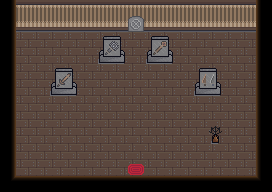

This is a level from a 2D game, rendered from its Tiled map with the project's own tilesets. A one-line summary and the complete map file follow:
An orthogonal 17x12 tile map with 16x16 px tiles, 6 tile layers (Tile Layer 1, Lower, ZSHADOWDOWN, Higher, ...), 10 tilesets and 20 objects (PLAYER_START, PLAYER_START_C2_P2, PLAYER_START_NO, Justin, Jaxon_1, ...).

<map version="1.0" tiledversion="1.1.5" orientation="orthogonal" renderorder="right-down" width="17" height="12" tilewidth="16" tileheight="16" infinite="0" nextobjectid="23">
 <tileset firstgid="1" name="Wood_Floor" tilewidth="16" tileheight="16" tilecount="1" columns="1">
  <image source="Game/Tiles/Inside/Wood_Floor/Wood_Floor.png" width="16" height="16" />
 </tileset>
 <tileset firstgid="2" name="Border" tilewidth="16" tileheight="16" tilecount="10" columns="2">
  <image source="Game/Tiles/Inside/Border.png" width="32" height="80" />
 </tileset>
 <tileset firstgid="12" name="Wooden_Wall" tilewidth="16" tileheight="16" tilecount="3" columns="1">
  <image source="Game/Tiles/Inside/Wooden_Wall/Wooden_Wall.png" width="16" height="48" />
 </tileset>
 <tileset firstgid="15" name="Dagger_Display" tilewidth="16" tileheight="16" tilecount="4" columns="2">
  <image source="Game/Tiles/Inside/Display_Case/Dagger_Display.png" width="32" height="32" />
 </tileset>
 <tileset firstgid="19" name="Mace_Display" tilewidth="16" tileheight="16" tilecount="4" columns="2">
  <image source="Game/Tiles/Inside/Display_Case/Mace_Display.png" width="32" height="32" />
 </tileset>
 <tileset firstgid="23" name="Staff_Display" tilewidth="16" tileheight="16" tilecount="4" columns="2">
  <image source="Game/Tiles/Inside/Display_Case/Staff_Display.png" width="32" height="32" />
 </tileset>
 <tileset firstgid="27" name="Sword_Display" tilewidth="16" tileheight="16" tilecount="4" columns="2">
  <image source="Game/Tiles/Inside/Display_Case/Sword_Display.png" width="32" height="32" />
 </tileset>
 <tileset firstgid="31" name="Carpet" tilewidth="16" tileheight="16" tilecount="1" columns="1">
  <image source="Game/Tiles/Inside/Carpet/Carpet.png" width="16" height="16" />
 </tileset>
 <tileset firstgid="32" name="Steel_Door" tilewidth="16" tileheight="16" tilecount="5" columns="5">
  <image source="Game/Tiles/Inside/Steel_Door/Steel_Door.png" width="80" height="16" />
 </tileset>
 <tileset firstgid="37" name="Book_Stand" tilewidth="16" tileheight="16" tilecount="4" columns="2">
  <image source="Game/Tiles/Inside/Book_Stand/Book_Stand.png" width="32" height="32" />
 </tileset>
 <layer name="Tile Layer 1" width="17" height="12">
  <data encoding="csv">
1073741826,12,12,12,12,12,12,12,12,12,12,12,12,12,12,12,2147483650,
1073741826,14,14,14,14,14,14,14,14,14,14,14,14,14,14,14,2147483650,
1073741826,1,1,1,1,1,1,1,1,1,1,1,1,1,1,1,2147483650,
1073741826,1,1,1,1,1,1,1,1,1,1,1,1,1,1,1,2147483650,
1073741826,1,1,1,1,1,1,1,1,1,1,1,1,1,1,1,2147483650,
1073741826,1,1,1,1,1,1,1,1,1,1,1,1,1,1,1,2147483650,
1073741826,1,1,1,1,1,1,1,1,1,1,1,1,1,1,1,2147483650,
1073741826,1,1,1,1,1,1,1,1,1,1,1,1,1,1,1,2147483650,
1073741826,1,1,1,1,1,1,1,1,1,1,1,1,1,1,1,2147483650,
1073741826,1,1,1,1,1,1,1,1,1,1,1,1,1,1,1,2147483650,
1073741826,1,1,1,1,1,1,1,1,1,1,1,1,1,1,1,2147483650,
1610612740,3758096386,3758096386,3758096386,3758096386,3758096386,3758096386,3758096386,3758096386,3758096386,3758096386,3758096386,3758096386,3758096386,3758096386,3758096386,3221225476
</data>
 </layer>
 <layer name="Lower" width="17" height="12">
  <data encoding="csv">
0,0,0,0,0,0,0,0,0,0,0,0,0,0,0,0,0,
0,0,0,0,0,0,0,0,0,0,0,0,0,0,0,0,0,
0,0,0,0,0,0,0,0,0,0,0,0,0,0,0,0,0,
0,0,0,0,0,0,0,0,0,0,0,0,0,0,0,0,0,
0,0,0,0,0,0,0,0,0,0,0,0,0,0,0,0,0,
0,0,0,0,0,0,0,0,0,0,0,0,0,0,0,0,0,
0,0,0,0,0,0,0,0,0,0,0,0,0,0,0,0,0,
0,0,0,0,0,0,0,0,0,0,0,0,0,0,0,0,0,
0,0,0,0,0,0,0,0,0,0,0,0,0,0,0,0,0,
0,0,0,0,0,0,0,0,0,0,0,0,0,0,0,0,0,
0,0,0,0,0,0,0,0,31,0,0,0,0,0,0,0,0,
0,0,0,0,0,0,0,0,0,0,0,0,0,0,0,0,0
</data>
 </layer>
 <layer name="ZSHADOWDOWN" width="17" height="12">
  <data encoding="csv">
0,0,0,0,0,0,0,0,0,0,0,0,0,0,0,0,0,
0,0,0,0,0,0,0,0,0,0,0,0,0,0,0,0,0,
0,0,0,0,0,0,0,0,0,0,0,0,0,0,0,0,0,
0,0,0,0,0,0,0,0,0,0,0,0,0,0,0,0,0,
0,0,0,0,0,0,0,0,0,0,0,0,0,0,0,0,0,
0,0,0,0,0,0,0,0,0,0,0,0,0,0,0,0,0,
0,0,0,0,0,0,0,0,0,0,0,0,0,0,0,0,0,
0,0,0,0,0,0,0,0,0,0,0,0,0,0,0,0,0,
0,0,0,0,0,0,0,0,0,0,0,0,0,0,0,0,0,
0,0,0,0,0,0,0,0,0,0,0,0,0,0,0,0,0,
0,0,0,0,0,0,0,0,0,0,0,0,0,0,0,0,0,
0,0,0,0,0,0,0,0,0,0,0,0,0,0,0,0,0
</data>
 </layer>
 <layer name="Higher" width="17" height="12">
  <data encoding="csv">
0,0,0,0,0,0,0,0,0,0,0,0,0,0,0,0,0,
0,0,0,0,0,0,0,0,32,0,0,0,0,0,0,0,0,
0,0,0,0,0,0,0,0,0,0,0,0,0,0,0,0,0,
0,0,0,0,0,0,21,22,0,25,26,0,0,0,0,0,0,
0,0,0,0,0,0,0,0,0,0,0,0,0,0,0,0,0,
0,0,0,29,30,0,0,0,0,0,0,0,17,18,0,0,0,
0,0,0,0,0,0,0,0,0,0,0,0,0,0,0,0,0,
0,0,0,0,0,0,0,0,0,0,0,0,0,0,0,0,0,
0,0,0,0,0,0,0,0,0,0,0,0,0,40,0,0,0,
0,0,0,0,0,0,0,0,0,0,0,0,0,0,0,0,0,
0,0,0,0,0,0,0,0,0,0,0,0,0,0,0,0,0,
0,0,0,0,0,0,0,0,0,0,0,0,0,0,0,0,0
</data>
 </layer>
 <layer name="ZDOWN" width="17" height="12">
  <data encoding="csv">
0,0,0,0,0,0,0,0,0,0,0,0,0,0,0,0,0,
0,0,0,0,0,0,0,0,0,0,0,0,0,0,0,0,0,
0,0,0,0,0,0,0,0,0,0,0,0,0,0,0,0,0,
0,0,0,0,0,0,0,0,0,0,0,0,0,0,0,0,0,
0,0,0,0,0,0,0,0,0,0,0,0,0,0,0,0,0,
0,0,0,0,0,0,0,0,0,0,0,0,0,0,0,0,0,
0,0,0,0,0,0,0,0,0,0,0,0,0,0,0,0,0,
0,0,0,0,0,0,0,0,0,0,0,0,0,0,0,0,0,
0,0,0,0,0,0,0,0,0,0,0,0,0,0,0,0,0,
0,0,0,0,0,0,0,0,0,0,0,0,0,0,0,0,0,
0,0,0,0,0,0,0,0,0,0,0,0,0,0,0,0,0,
0,0,0,0,0,0,0,0,0,0,0,0,0,0,0,0,0
</data>
 </layer>
 <layer name="Highest" width="17" height="12">
  <data encoding="csv">
0,0,0,0,0,0,0,0,0,0,0,0,0,0,0,0,0,
0,0,0,0,0,0,0,0,0,0,0,0,0,0,0,0,0,
0,0,0,0,0,0,19,20,0,23,24,0,0,0,0,0,0,
0,0,0,0,0,0,0,0,0,0,0,0,0,0,0,0,0,
0,0,0,27,28,0,0,0,0,0,0,0,15,16,0,0,0,
0,0,0,0,0,0,0,0,0,0,0,0,0,0,0,0,0,
0,0,0,0,0,0,0,0,0,0,0,0,0,0,0,0,0,
0,0,0,0,0,0,0,0,0,0,0,0,0,38,0,0,0,
0,0,0,0,0,0,0,0,0,0,0,0,0,0,0,0,0,
0,0,0,0,0,0,0,0,0,0,0,0,0,0,0,0,0,
0,0,0,0,0,0,0,0,0,0,0,0,0,0,0,0,0,
0,0,0,0,0,0,0,0,0,0,0,0,0,0,0,0,0
</data>
 </layer>
 <objectgroup name="COLLISION_LAYER">
  <object id="1" x="0" y="0" width="16" height="192" />
  <object id="2" x="256" y="0" width="16" height="192" />
  <object id="3" x="16" y="176" width="240" height="16" />
  <object id="4" x="16" y="0" width="240" height="32" />
  <object id="5" x="51" y="79" width="26" height="17" />
  <object id="6" x="99" y="47" width="26" height="17" />
  <object id="7" x="147" y="47" width="26" height="17" />
  <object id="8" x="195" y="79" width="26" height="17" />
  <object id="9" x="208" y="127" width="16" height="17" />
 </objectgroup>
 <objectgroup name="SPAWNS_LAYER">
  <object id="14" name="PLAYER_START" x="128" y="157" width="16" height="12" />
  <object id="15" name="PLAYER_START_C2_P2" x="160" y="128" width="16" height="16" />
  <object id="16" name="PLAYER_START_NO" x="120" y="72" width="16" height="16" />
  <object id="17" name="Justin" x="144" y="96" width="16" height="16">
   <properties>
    <property name="conditions" value="WEAPON_NOT_SELECTED" />
   </properties>
  </object>
  <object id="18" name="Jaxon_1" x="112" y="96" width="16" height="16">
   <properties>
    <property name="conditions" value="WEAPON_NOT_SELECTED" />
   </properties>
  </object>
 </objectgroup>
 <objectgroup name="INTERACTION">
  <object id="12" name="EXIT" x="128" y="170" width="16" height="6" />
  <object id="13" name="STORAGE_ROOM_SIGN" x="128" y="32" width="16" height="6" />
  <object id="19" name="CUTSCENE_Chapter2Screen_Staff" x="152" y="55" width="16" height="12" />
  <object id="20" name="CUTSCENE_Chapter2Screen_Sword" x="56" y="87" width="16" height="12" />
  <object id="21" name="CUTSCENE_Chapter2Screen_Mace" x="104" y="55" width="16" height="12" />
  <object id="22" name="CUTSCENE_Chapter2Screen_Dagger" x="200" y="87" width="16" height="12" />
 </objectgroup>
</map>
